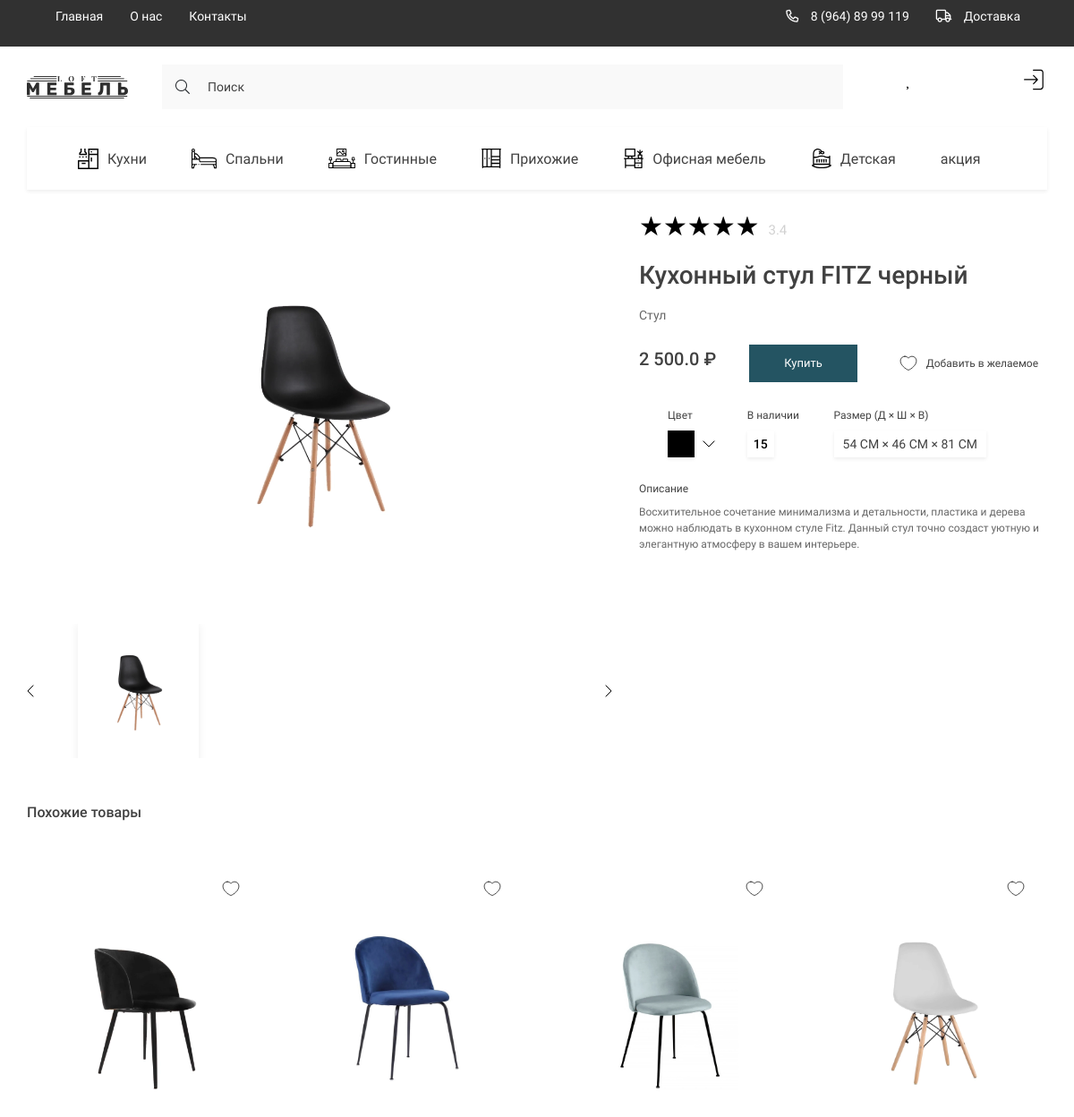
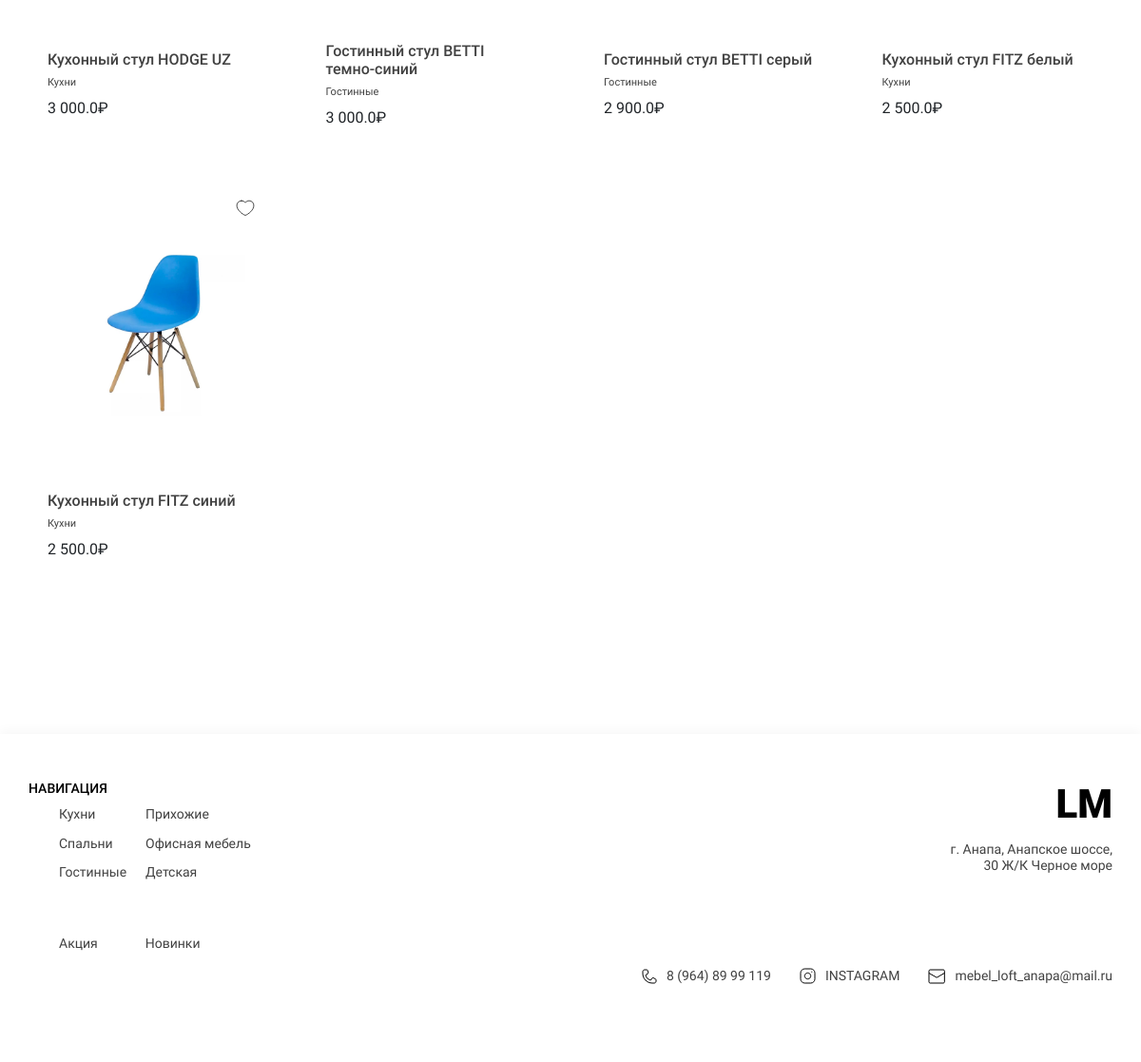
Page /product/kuhonnyj-stul-fitz-chernyj/ on the committed database (2 pictures, top to bottom).
### loft/models.py (models this page shows, shortened)
class Category(models.Model):
    title = models.CharField(max_length=150, verbose_name='Категория')
    icon = models.ImageField(upload_to='icons/', blank=True, null=True, verbose_name='Иконка')
    slug = models.SlugField(unique=True, null=True)
    parent = models.ForeignKey('self', on_delete=models.CASCADE, null=True, blank=True,
                               related_name='subcategories', verbose_name='Родитель')
    def __str__(self):
        return self.title
    def get_absolute_url(self):
        return reverse('category', kwargs={'slug': self.slug})
    def get_icon(self):
        if self.icon:
            return self.icon.url
        else:
            return '-'
    class Meta:
        verbose_name = 'Категории'
        verbose_name_plural = 'Категории'

class Product(models.Model):
    title = models.CharField(max_length=150, verbose_name='Название товара')
    description = models.CharField(max_length=300, verbose_name='Описание товара')
    price = models.FloatField(verbose_name='Цена')
    created_at = models.DateTimeField(auto_now_add=True, verbose_name='Дата добавления')
    updated_at = models.DateTimeField(auto_now=True, verbose_name='Дата изменения')
    quantity = models.IntegerField(default=0, verbose_name='В наличии')
    slug = models.SlugField(unique=True, null=True)
    color_name = models.CharField(max_length=100, verbose_name='Цвет название')
    color_code = models.CharField(max_length=100, verbose_name=' Цвет код')
    category = models.ForeignKey(Category, on_delete=models.CASCADE, verbose_name='Категория',
                                 related_name='products')
    discount = models.IntegerField(null=True, blank=True, default=0, verbose_name='Скидка')
    width = models.CharField(max_length=150, null=True, blank=True, verbose_name='Ширина')
    height = models.CharField(max_length=150, null=True, blank=True, verbose_name='Высота')
    length = models.CharField(max_length=150, null=True, blank=True, verbose_name='Глубина')
    kind = models.ForeignKey('KindCategory', on_delete=models.SET_NULL, null=True, blank=True,
                             verbose_name='Вид', related_name='kind')
    model = models.ForeignKey('Brand', on_delete=models.SET_NULL, null=True, blank=True,
                             verbose_name='Модель', related_name='model')
    def get_absolute_url(self):
        return reverse('product', kwargs={'slug': self.slug})
    def get_product_image(self):
        if self.images:
            try:
                return self.images.first().image.url
            except:
                return '-'
        else:
            return '-'
    class Meta:
        verbose_name = 'Товар'
        verbose_name_plural = 'Товары'

class ImageProduct(models.Model):
    image = models.ImageField(upload_to='products/', verbose_name='Фото товара')
    product = models.ForeignKey(Product, on_delete=models.CASCADE, verbose_name='Товар',
                                related_name='images')
    class Meta:
        verbose_name = 'Фото товара'
        verbose_name_plural = 'Фото товаров'

class KindCategory(models.Model):
    title = models.CharField(max_length=150, verbose_name='Вид мебели')
    def __str__(self):
        return self.title
    class Meta:
        verbose_name = 'Вид мебели'
        verbose_name_plural = 'Вид мебели'

### loft/views.py (the view)
# urls.py: path('product/<slug:slug>/', ProductDetail.as_view(), name='product'),
class ProductDetail(DetailView):
    model = Product
    context_object_name = 'product'
    def get_context_data(self, **kwargs):
        context = super().get_context_data()
        product = Product.objects.get(slug=self.kwargs['slug'])
        products = Product.objects.filter(kind__title=product.kind)
        products = [i for i in products if i != product]
        context['products'] = products
        context['title'] = product.title
        return context

### loft/templatetags/loft_tags.py (called while the page is built)
@register.simple_tag()
def get_categories():
    return Category.objects.filter(parent=None)

@register.simple_tag()
def get_normal_price(price):
    return f"{price:_}".replace("_", " ")

@register.simple_tag()
def get_product_colors(model):
    products = Product.objects.filter(model=model)
    return products

### loft/templates/loft/product_detail.html (shortened to what this page needs)
{% extends 'base.html' %}
{% block slider %}
<div class="product__slider">
    {% include 'loft/components/_product_slider.html'  %}
    {% include 'loft/components/_product_info.html'  %}
</div>
{% endblock slider %}
{% block main %}
<main class="main">
    <div class="container">
        <section class="products">
            <h2 class="products__title">Похожие товары</h2>
            <div class="products__content">
                {% for product in products %}
                {% include 'loft/components/_card.html' %}
                {% endfor %}
            </div>
        </section>
    </div>
</main>
{% endblock main %}

### templates/components_base/_header_categories.html
{% load loft_tags %}
<ul class="header__list _categories">
    {% get_categories as categories %}
    {% for category in categories %}
    <li>
        <a href="{{ category.get_absolute_url }}" class="header__list-links">
                                <span class="header__list-img">
                                    <img src="{{ category.get_icon }}" alt="icons">
                                </span>
            {{ category.title }}
        </a>
    </li>
    {% endfor %}
    <li>
        <a href="#!" class="header__list-links">
            акция
        </a>
    </li>
</ul>

### loft/templates/loft/components/_product_slider.html (shortened to what this page needs)
{% load static %}
<div class="product__slider-content">
    <div class="sliderLines">
        <div class="product__slider-item active">
            <img src="{{ product.get_product_image }}" alt="banner"
                 class="product__slider-img">
        </div>
    </div>
    <div class="product__slider-panel">
        <ul class="product__slider-indicators">
            <li>
                <a href="#!" class="indicators__links active">
                    <img src="{{ product.get_product_image }}" alt="products">
                </a>
            </li>
        </ul>
        <div class="product__slider-btns">
            <button class="btn__next">
                <img src="{% static 'loft/assets/icons/arrow-black.svg' %}" alt="arrow">
            </button>
            <button class="btn__prev">
                <img src="{% static 'loft/assets/icons/arrow-black.svg' %}" alt="arrow">
            </button>
        </div>
    </div>
</div>

### loft/templates/loft/components/_product_info.html (shortened to what this page needs)
{% load static %}
{% load loft_tags %}
{% if request.user.is_authenticated %}
{% get_favorite_products request.user as favourites %}
{% endif %}
<div class="product__slider-parameters">
    <div class="product__raiting">
        <div class="product__raiting-body">
            <div class="product__raiting-active"></div>
            <div class="product__raiting-items">
            </div>
        </div>
        <div class="product__raiting-value">3.4</div>
    </div>
    <h1 class="product__title">{{ product.title }}</h1>
    <span class="product__categories">{{ product.kind }}</span>
    <div class="product__links">
        <h2 class="product__links-price"><span>{% get_normal_price product.price %}</span> ₽</h2>
        <a href="#!" class="product__links-buy">Купить</a>
        <a href="{% url 'to_favorite' product.slug %}" class="products__item-heart product__links-add">
           <svg width="20px" height="20px" viewBox="0 0 28 24"
             fill="{% if product in favourites %}#ff0000{% else %}none{% endif %}" xmlns="http://www.w3.org/2000/svg">
            <path
                    d="M8.375 1C4.57813 1 1.5 4.07813 1.5 7.875C1.5 14.75 9.625 21 14 22.4538C18.375 21 26.5 14.75 26.5 7.875C26.5 4.07813 23.4219 1 19.625 1C17.3 1 15.2438 2.15438 14 3.92125C13.3661 3.01825 12.5239 2.28131 11.5447 1.77281C10.5656 1.2643 9.47831 0.999222 8.375 1Z"
                    stroke="{% if product in favourites %}none{% else %}#000000{% endif %}" stroke-width="1" stroke-linecap="round" stroke-linejoin="round"/>
        </svg>
            <span style="margin-left: 10px;">Добавить в желаемое</span>
        </a>
    </div>
    <ul class="paremeters__list">
        <li class="paremetes__list-item">
            <h3 class="paremeters__list-title">Цвет</h3>
            <a href="#!" class="paremeters__list-btn">
                <div class="paremeters__color" style="background: {{ product.color_code }}"></div>
                <img src="{% static 'loft/assets/icons/arrow-black.svg' %}" alt="arrow-down">
            </a>
        </li>
        <li class="paremetes__list-item">
            <h3 class="paremeters__list-title">В наличии</h3>
            <a href="#!" class="paremeters__list-btn">
                <div class="paremeters__count"><span>{{ product.quantity }}</span></div>
            </a>
        </li>
        <li class="paremetes__list-item">
            <h3 class="paremeters__list-title">Размер (Д × Ш × В)</h3>
            <a href="#!" class="paremeters__list-btn">
                <div class="paremeters__size">{{ product.length }} СМ × {{ product.width }} СМ × {{ product.height }}
                    СМ
                </div>
            </a>
        </li>
    </ul>
    <p class="product__descr">
        <span class="product__descr-title">Описание</span>
        {{ product.description }}
    </p>
</div>

### loft/templates/loft/components/_card.html (shortened to what this page needs)
{% load loft_tags %}
{% if request.user.is_authenticated %}
{% get_favorite_products request.user as favourites %}
{% endif %}
<div class="products__item">
    <a href="{% url 'to_favorite' product.slug %}" class="products__item-heart">
        <svg width="20px" height="20px" viewBox="0 0 28 24"
             fill="{% if product in favourites %}#ff0000{% else %}none{% endif %}" xmlns="http://www.w3.org/2000/svg">
            <path
                    d="M8.375 1C4.57813 1 1.5 4.07813 1.5 7.875C1.5 14.75 9.625 21 14 22.4538C18.375 21 26.5 14.75 26.5 7.875C26.5 4.07813 23.4219 1 19.625 1C17.3 1 15.2438 2.15438 14 3.92125C13.3661 3.01825 12.5239 2.28131 11.5447 1.77281C10.5656 1.2643 9.47831 0.999222 8.375 1Z"
                    stroke="{% if product in favourites %}none{% else %}#000000{% endif %}" stroke-width="1" stroke-linecap="round" stroke-linejoin="round"/>
        </svg>
    </a>
    <a href="{{ product.get_absolute_url }}"> <img src="{{ product.get_product_image }}" alt=""
                                                   class="products__item-img"></a>
    <div class="products__item-text">
        <h3 class="products__item-title">{{ product.title }}</h3>
        <div class="products__item-desrc">{{ product.category }}</div>
        <div class="products__item-price">{% get_normal_price product.price %}₽</div>
    </div>
</div>

### templates/layout/footer.html
{% load static %}
{% load loft_tags %}
<footer class="footer">
        <div class="container">
            <div class="footer__content">
                <div class="footer__navigate">
                    <div class="footer__navigate-part">
                        <h2 class="footer__navigate-title">НАВИГАЦИЯ</h2>
                        <div class="footer__navigate-lists">
                            <ul class="footer__navigate-list">
                                {% get_categories as categories %}
                                {% for category in categories %}
                                <li><a href="#!" class="footer__navigate-links">{{ category.title }}</a></li>
                                {% endfor %}
                            </ul>
                        </div>
                    </div>
                    <div class="footer__navigate-part _right">
                        <a href="./index.html" class="footer__logo">LM</a>
                        <p class="footer__adress">г. Анапа, Анапское шоссе, 30 Ж/К Черное море</p>
                    </div>
                </div>
                <div class="footer__social">
                    <ul class="footer__navigate-list _short">
                        <li><a href="#!" class="footer__navigate-links">Акция</a></li>
                        <li><a href="#!" class="footer__navigate-links">Новинки</a></li>
                    </ul>
                    <ul class="footer__social-list">
                        <li>
                            <a href="tel:89648999119" class="footer__social-links">
                                <img src="{% static 'loft/assets/icons/phone.svg' %}" alt="phone">
                                8 (964) 89 99 119
                            </a>
                        </li>
                        <li>
                            <a href="https://www.instagram.com/" target="_blank" class="footer__social-links">
                                <img src="{% static 'loft/assets/icons/inst.svg' %}" alt="insta">
                                INSTAGRAM
                            </a>
                        </li>
                        <li>
                            <a href="mailto:mebel_loft_anapa@mail.ru" target="_blank" class="footer__social-links">
                                <img src="{% static 'loft/assets/icons/mail.svg' %}" alt="mail">
                                mebel_loft_anapa@mail.ru
                            </a>
                        </li>
                    </ul>
                </div>
            </div>
        </div>
    </footer>

### loft/static/loft/style/new_style.css (style rules this page uses)
* { text-decoration: none !important; }

### rows in the picture
Category: get_icon (picture), title "Кухни"
Category: get_icon (picture), title "Спальни"
Category: get_icon (picture), title "Гостинные"
Category: get_icon (picture), title "Прихожие"
Category: get_icon (picture), title "Офисная мебель"
Category: get_icon (picture), title "Детская"
Product: get_product_image (picture), title "Кухонный стул FITZ черный", kind "Стул", price "2 500.0", quantity "15", length "54", width "46", height "81", description "Восхитительное сочетание минимализма и детальности, пластика и дерева можно наблюдать в кухонном стуле Fitz. Данный стул точно создаст уютную и элегантную атмосферу в вашем интерьере."
Product: get_product_image (picture), title "Кухонный стул HODGE UZ", category "Кухни", price "3 000.0"
Product: get_product_image (picture), title "Гостинный стул BETTI темно-синий", category "Гостинные", price "3 000.0"
Product: get_product_image (picture), title "Гостинный стул BETTI серый", category "Гостинные", price "2 900.0"
Product: get_product_image (picture), title "Кухонный стул FITZ белый", category "Кухни", price "2 500.0"
Product: get_product_image (picture), title "Кухонный стул FITZ синий", category "Кухни", price "2 500.0"
